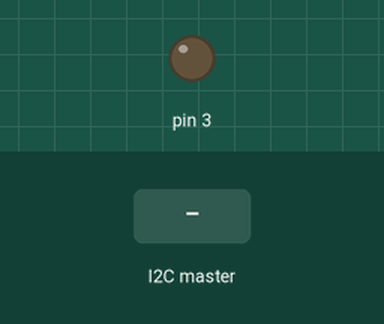
This sketch was run on a simulated Arduino Uno, built with avr-gcc and run on an emulated ATmega328P. On the bench: output pins drawn as LEDs (lit = HIGH). The test bench sets the inputs (shaded band).

Above: at 1.2 s.
1.3 s: the I2C master sends the byte 1
At 2.2 s:
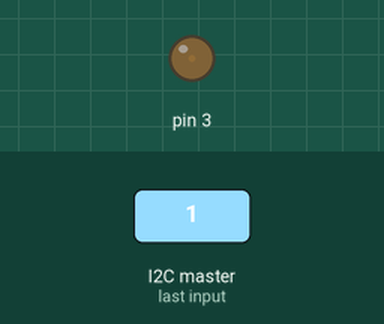
2.8 s: the I2C master sends the byte 90
At 3.4 s:
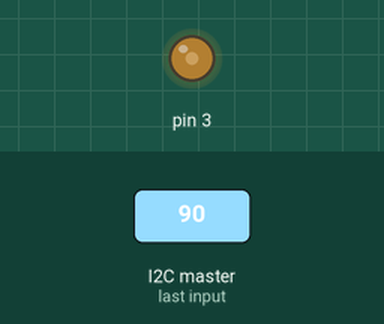
4.3 s: the I2C master sends the byte 200
At 5.7 s:
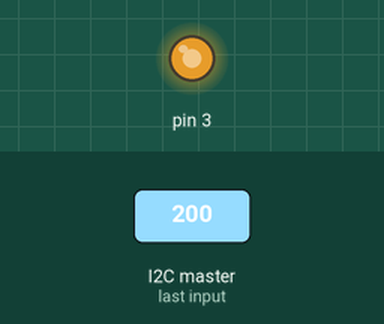
Timing chart, 0 to 7.3 s (numbered marks = the images above; inputs shaded):
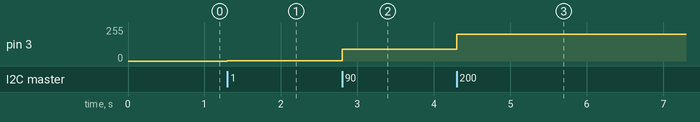

The sketch:

sketch_oct17as.ino
```cpp
#include <Wire.h>

void setup() {
pinMode (3, OUTPUT);
Wire.begin(5);
Wire.onReceive(receiveEvent);
}

void loop() {
delay(100);
}

void receiveEvent(int howMany){
  int value = Wire.read();
  analogWrite (3, value);
}
```

Measured:
- after the input at 1.3 s, pin 3: 0/255 → 1/255 at once
- after the input at 2.8 s, pin 3: 1/255 → 90/255 at once
- after the input at 4.3 s, pin 3: 90/255 → 200/255 at once
